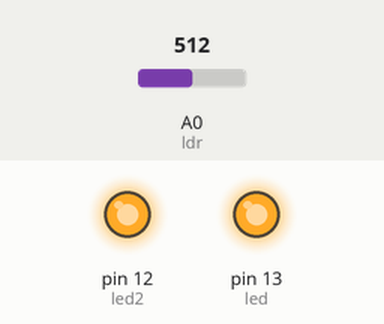
Bench run of a sketch on a simulated Arduino Uno, built with avr-gcc and run on an emulated ATmega328P. Shown: output pins drawn as LEDs (lit = HIGH). Inputs (shaded band) come from the test bench; at power-on: A0 (ldr) = 512.

Above: at 1.2 s.
1.3 s: A0 (ldr) set to 793
2.8 s: A0 (ldr) set to 813
At 3.2 s:
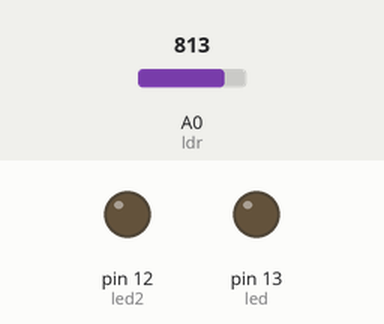
4.3 s: A0 (ldr) set to 790
At 5.5 s:
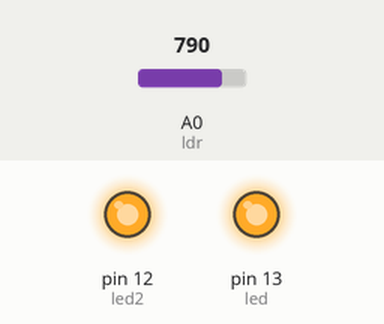
5.8 s: A0 (ldr) set to 810
At 6.7 s:
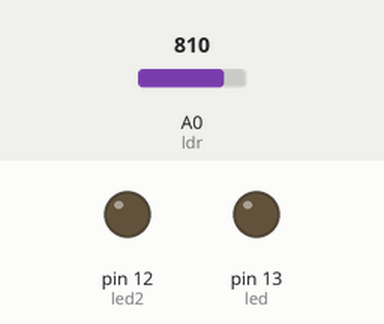
Timing chart, 0 to 8.3 s (numbered marks = the images above; inputs shaded):
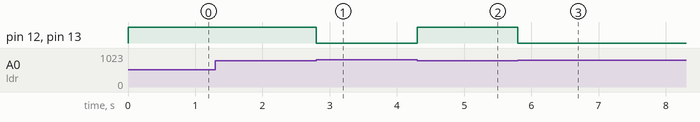

Measured:
- the behaviour switches between 800 and 801 on A0 (ldr) (found by bisection; images 0 and 1)
- after the input at 1.3 s, every drawn part: stays the same
- after the input at 2.8 s, pin 12 (led2), pin 13 (led): HIGH → LOW at once
- after the input at 4.3 s, pin 12 (led2), pin 13 (led): LOW → HIGH at once
- after the input at 5.8 s, pin 12 (led2), pin 13 (led): HIGH → LOW at once

The sketch:

LDR.ino
```cpp
int led=13,led2=12,ldr=A0;
void setup() {
  // put your setup code here, to run once:
pinMode(led,OUTPUT);
pinMode(led2,OUTPUT);
pinMode(ldr,INPUT);
}

void loop() {
  // put your main code here, to run repeatedly:
int statues=analogRead(ldr);
if (statues<=800)
{
digitalWrite(led,HIGH);
digitalWrite(led2,HIGH);
}
else
{
digitalWrite(led,LOW);
digitalWrite(led2,LOW);
}
}
```
